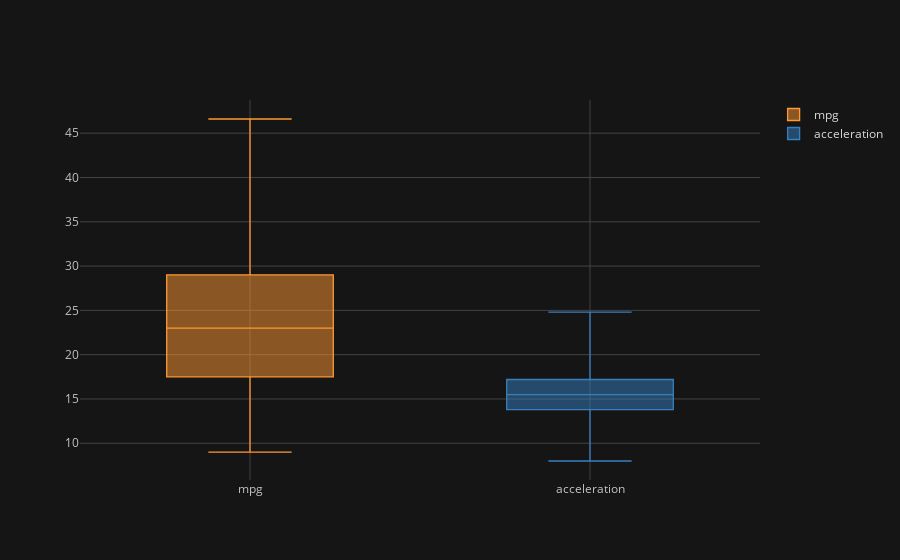

The cell this chart's notebook holds for it:
### Code cell
df[['mpg', 'acceleration']].iplot(kind = 'box')

### Figure 1 — Plotly figure (JSON) as saved in the notebook; plotly's stock layout.template omitted (floating-point values rounded to 4 significant figures; data arrays with more than 128 entries replaced by an {"elided": "..."} marker saying what was removed)
{"data": [{"boxpoints": false, "line": {"width": 1.3}, "marker": {"color": "rgba(255, 153, 51, 1.0)"}, "name": "mpg", "orientation": "v", "type": "box", "y": {"elided": "398 float values"}}, {"boxpoints": false, "line": {"width": 1.3}, "marker": {"color": "rgba(55, 128, 191, 1.0)"}, "name": "acceleration", "orientation": "v", "type": "box", "y": {"elided": "398 float values"}}], "layout": {"autosize": true, "legend": {"bgcolor": "#151516", "font": {"color": "#D9D9D9"}}, "paper_bgcolor": "#151516", "plot_bgcolor": "#151516", "title": {"font": {"color": "#D9D9D9"}}, "xaxis": {"autorange": true, "gridcolor": "#434343", "range": [-0.5, 1.5], "showgrid": true, "tickfont": {"color": "#C2C2C2"}, "title": {"font": {"color": "#D9D9D9"}, "text": ""}, "type": "category", "zerolinecolor": "#666570"}, "yaxis": {"autorange": true, "gridcolor": "#434343", "range": [5.856, 48.74], "showgrid": true, "tickfont": {"color": "#C2C2C2"}, "title": {"font": {"color": "#D9D9D9"}, "text": ""}, "type": "linear", "zerolinecolor": "#666570"}}}
